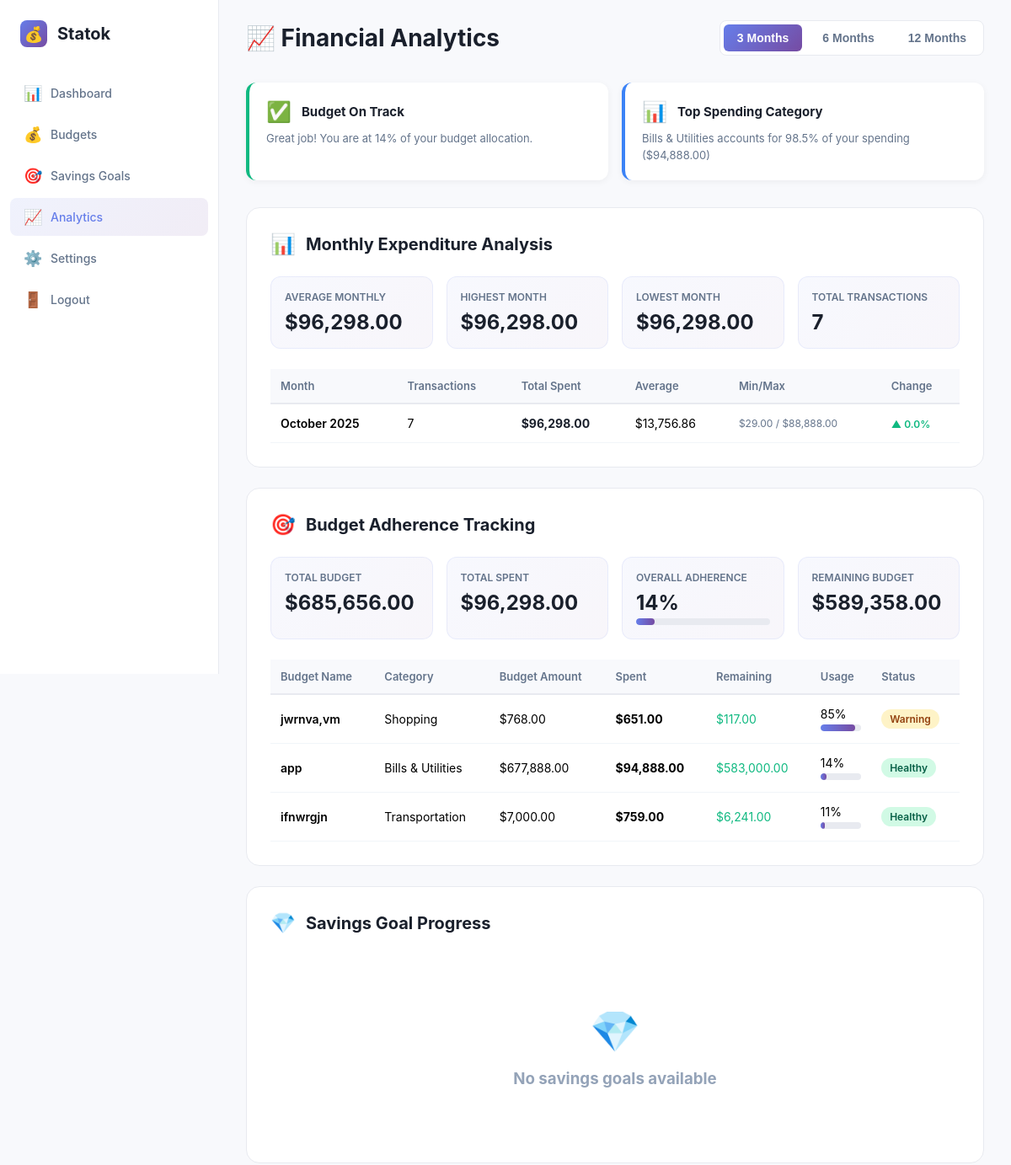
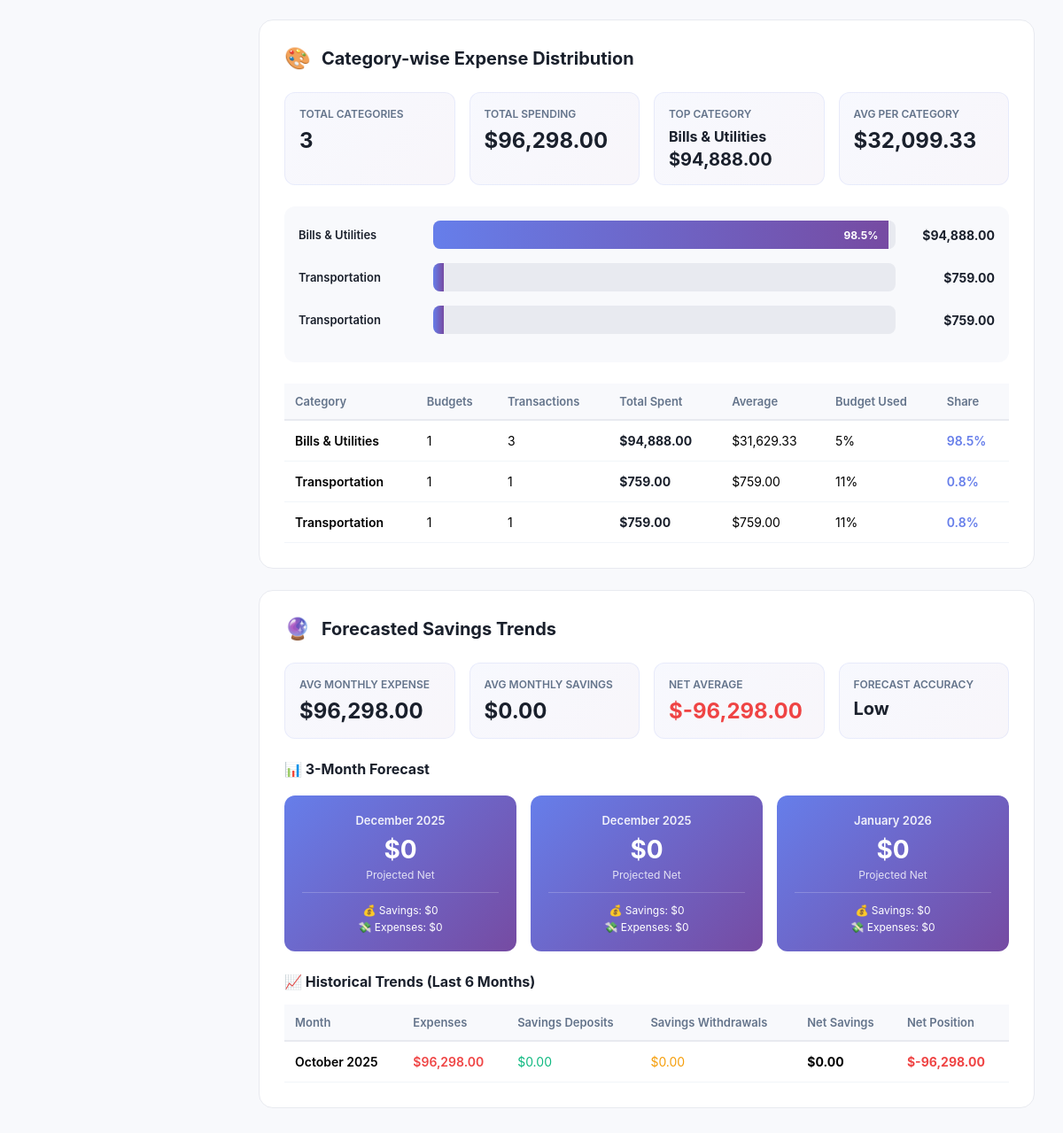
/public/nalytics.php?period=3 (signed in), run on the app's committed database (2 pictures, top to bottom).
### tables this page shows
CREATE TABLE budgets (
    id INTEGER PRIMARY KEY AUTOINCREMENT,
    name TEXT NOT NULL,
    category TEXT NOT NULL,
    budget_amount REAL NOT NULL,
    created_date TEXT NOT NULL
, user_id INTEGER DEFAULT 1);

### public/nalytics.php (the view, shortened to what the rows shown need)
<?php
$user_id = $_SESSION['user_id'];
try {
    $db = new PDO('sqlite:' .__DIR__ . '/../db/database.db');
    $db->setAttribute(PDO::ATTR_ERRMODE, PDO::ERRMODE_EXCEPTION);
} catch(PDOException $e) {
    die("Connection failed: " . $e->getMessage());
}
$period = $_GET['period'] ?? '12';
$startDate = date('Y-m-d', strtotime("-$period months"));
$endDate = date('Y-m-d');
$monthlyExpenditure = $db->prepare("
    SELECT
        strftime('%Y-%m', e.date) as month,
        strftime('%Y', e.date) as year,
        strftime('%m', e.date) as month_num,
        COUNT(e.id) as transaction_count,
        SUM(e.amount) as total_spent,
        AVG(e.amount) as avg_transaction,
        MIN(e.amount) as min_transaction,
        MAX(e.amount) as max_transaction
    FROM expenses e
    INNER JOIN budgets b ON e.budget_id = b.id
    WHERE b.user_id = :uid
        AND e.date >= :start_date
        AND e.date <= :end_date
    GROUP BY strftime('%Y-%m', e.date)
    ORDER BY month DESC
");
$monthlyExpenditure->execute([
    ':uid' => $user_id,
    ':start_date' => $startDate,
    ':end_date' => $endDate
]);
$monthlyData = $monthlyExpenditure->fetchAll(PDO::FETCH_ASSOC);
$budgetAdherence = $db->prepare("
    SELECT
        b.id,
        b.name,
        b.category,
        b.budget_amount,
        COALESCE(SUM(e.amount), 0) as spent,
        b.budget_amount - COALESCE(SUM(e.amount), 0) as remaining,
        CASE
            WHEN COALESCE(SUM(e.amount), 0) = 0 THEN 0
            ELSE (COALESCE(SUM(e.amount), 0) / b.budget_amount) * 100
        END as usage_percentage,
        CASE
            WHEN COALESCE(SUM(e.amount), 0) > b.budget_amount THEN 'Over Budget'
            WHEN (COALESCE(SUM(e.amount), 0) / b.budget_amount) * 100 >= 90 THEN 'Critical'
            WHEN (COALESCE(SUM(e.amount), 0) / b.budget_amount) * 100 >= 75 THEN 'Warning'
            ELSE 'Healthy'
        END as status,
        COUNT(e.id) as expense_count
    FROM budgets b
    LEFT JOIN expenses e ON b.id = e.budget_id
        AND e.date >= :start_date
        AND e.date <= :end_date
    WHERE b.user_id = :uid
    GROUP BY b.id, b.name, b.category, b.budget_amount
    ORDER BY usage_percentage DESC
");
$budgetAdherence->execute([
    ':uid' => $user_id,
    ':start_date' => $startDate,
    ':end_date' => $endDate
]);
$adherenceData = $budgetAdherence->fetchAll(PDO::FETCH_ASSOC);
$categoryDistribution = $db->prepare("
    SELECT
        b.category,
        COUNT(DISTINCT b.id) as budget_count,
        COUNT(e.id) as transaction_count,
        SUM(e.amount) as total_spent,
        AVG(e.amount) as avg_expense,
        MIN(e.amount) as min_expense,
        MAX(e.amount) as max_expense,
        SUM(b.budget_amount) as total_budget,
        CASE
            WHEN SUM(b.budget_amount) = 0 THEN 0
            ELSE (SUM(e.amount) / SUM(b.budget_amount)) * 100
        END as budget_utilization,
        CASE
            WHEN COUNT(e.id) = 0 THEN 0
            ELSE SUM(e.amount)
        END as category_total
    FROM budgets b
    LEFT JOIN expenses e ON b.id = e.budget_id
        AND e.date >= :start_date
        AND e.date <= :end_date
    WHERE b.user_id = :uid
    GROUP BY b.category
    HAVING COUNT(e.id) > 0
    ORDER BY total_spent DESC
");
$categoryDistribution->execute([
    ':uid' => $user_id,
    ':start_date' => $startDate,
    ':end_date' => $endDate
]);
$categoryData = $categoryDistribution->fetchAll(PDO::FETCH_ASSOC);
$historicalTrends = $db->prepare("
    SELECT
        strftime('%Y-%m', e.date) as month,
        SUM(e.amount) as monthly_expenses
    FROM expenses e
    INNER JOIN budgets b ON e.budget_id = b.id
    WHERE b.user_id = :uid
        AND e.date >= :start_date
    GROUP BY strftime('%Y-%m', e.date)
    ORDER BY month ASC
");
$historicalTrends->execute([
    ':uid' => $user_id,
    ':start_date' => date('Y-m-d', strtotime('-6 months'))
]);
$trendData = $historicalTrends->fetchAll(PDO::FETCH_ASSOC);
$savingsTrends = $db->prepare("
    SELECT
        strftime('%Y-%m', st.date) as month,
        SUM(CASE WHEN st.transaction_type = 'deposit' THEN st.amount ELSE 0 END) as deposits,
        SUM(CASE WHEN st.transaction_type = 'withdrawal' THEN st.amount ELSE 0 END) as withdrawals,
        SUM(CASE WHEN st.transaction_type = 'deposit' THEN st.amount ELSE -st.amount END) as net_savings
    FROM savings_transactions st
    INNER JOIN savings_goals sg ON st.goal_id = sg.id
    WHERE sg.user_id = :uid
        AND st.date >= :start_date
    GROUP BY strftime('%Y-%m', st.date)
    ORDER BY month ASC
");
$savingsTrends->execute([
    ':uid' => $user_id,
    ':start_date' => date('Y-m-d', strtotime('-6 months'))
]);
$savingsTrendData = $savingsTrends->fetchAll(PDO::FETCH_ASSOC);
?>
<!DOCTYPE html>
<html lang="en">
<head>
</head>
<body>
    <main class="main-content">
        <div class="report-section">
            <?php if (count($monthlyData) > 0): ?>
            <table>
                <thead>
                    <tr>
                        <th>Month</th>
                        <th>Transactions</th>
                        <th>Total Spent</th>
                        <th>Average</th>
                        <th>Min/Max</th>
                        <th>Change</th>
                    </tr>
                </thead>
            </table>
            <?php endif; ?>
        </div>
        <div class="report-section">
            <?php if (count($adherenceData) > 0): ?>
            <table>
                <thead>
                    <tr>
                        <th>Budget Name</th>
                        <th>Category</th>
                        <th>Budget Amount</th>
                        <th>Spent</th>
                        <th>Remaining</th>
                        <th>Usage</th>
                        <th>Status</th>
                    </tr>
                </thead>
                <tbody>
                    <?php foreach ($adherenceData as $budget): ?>
                    <tr>
                        <td style="font-weight: 600;"><?php echo htmlspecialchars($budget['name']); ?></td>
                        <td><?php echo htmlspecialchars($budget['category']); ?></td>
                        <td>$<?php echo number_format($budget['budget_amount'], 2); ?></td>
                        <td style="font-weight: 700;">$<?php echo number_format($budget['spent'], 2); ?></td>
                        <td style="color: <?php echo $budget['remaining'] < 0 ? '#ef4444' : '#10b981'; ?>;">
                            $<?php echo number_format($budget['remaining'], 2); ?>
                        </td>
                        <td>
                            <?php echo round($budget['usage_percentage']); ?>%
                            <div class="progress-bar-container">
                                <div class="progress-bar-fill <?php echo $budget['usage_percentage'] > 100 ? 'over' : ''; ?>"
                                     style="width: <?php echo min($budget['usage_percentage'], 100); ?>%"></div>
                            </div>
                        </td>
                        <td>
                            <span class="status-badge status-<?php echo strtolower(str_replace(' ', '', $budget['status'])); ?>">
                                <?php echo $budget['status']; ?>
                            </span>
                        </td>
                    </tr>
                    <?php endforeach; ?>
                </tbody>
            </table>
            <?php endif; ?>
        </div>
        <div class="report-section">
            <?php if (count($categoryData) > 0): ?>
            <table style="margin-top: 24px;">
                <thead>
                    <tr>
                        <th>Category</th>
                        <th>Budgets</th>
                        <th>Transactions</th>
                        <th>Total Spent</th>
                        <th>Average</th>
                        <th>Budget Used</th>
                        <th>Share</th>
                    </tr>
                </thead>
            </table>
            <?php endif; ?>
        </div>
        <div class="report-section">
            <?php if (count($trendData) > 0 || count($savingsTrendData) > 0): ?>
            <table>
                <thead>
                    <tr>
                        <th>Month</th>
                        <th>Expenses</th>
                        <th>Savings Deposits</th>
                        <th>Savings Withdrawals</th>
                        <th>Net Savings</th>
                        <th>Net Position</th>
                    </tr>
                </thead>
            </table>
            <?php endif; ?>
        </div>
    </main>
</body>
</html>

### data on the page
budgets: name "jwrnva,vm", category "Shopping", budget_amount "768.00", spent "651.00", remaining "117.00", usage_percentage "85", min($budget['usage_percentage'], 100) 84.765625 (drawn), status "Warning"
budgets: name "app", category "Bills & Utilities", budget_amount "677,888.00", spent "94,888.00", remaining "583,000.00", usage_percentage "14", min($budget['usage_percentage'], 100) 13.997592522659 (drawn), status "Healthy"
budgets: name "ifnwrgjn", category "Transportation", budget_amount "7,000.00", spent "759.00", remaining "6,241.00", usage_percentage "11", min($budget['usage_percentage'], 100) 10.842857142857 (drawn), status "Healthy"

### other printed values
$insight['icon'] "✅"
$insight['title'] "Budget On Track"
$insight['message'] "Great job! You are at 14% of your budget allocation."
$insight['icon'] "📊"
$insight['title'] "Top Spending Category"
$insight['message'] "Bills & Utilities accounts for 98.5% of your spending ($94,888.00)"
$avgMonthlyExpense "96,298.00"
max(array_column($monthlyData, 'total_spent')) "96,298.00"
min(array_column($monthlyData, 'total_spent')) "96,298.00"
array_sum(array_column($monthlyData, 'transaction_count')) "7"
$monthName "October 2025"
$month['transaction_count'] "7"
$month['total_spent'] "96,298.00"
$month['avg_transaction'] "13,756.86"
$month['min_transaction'] "29.00"
